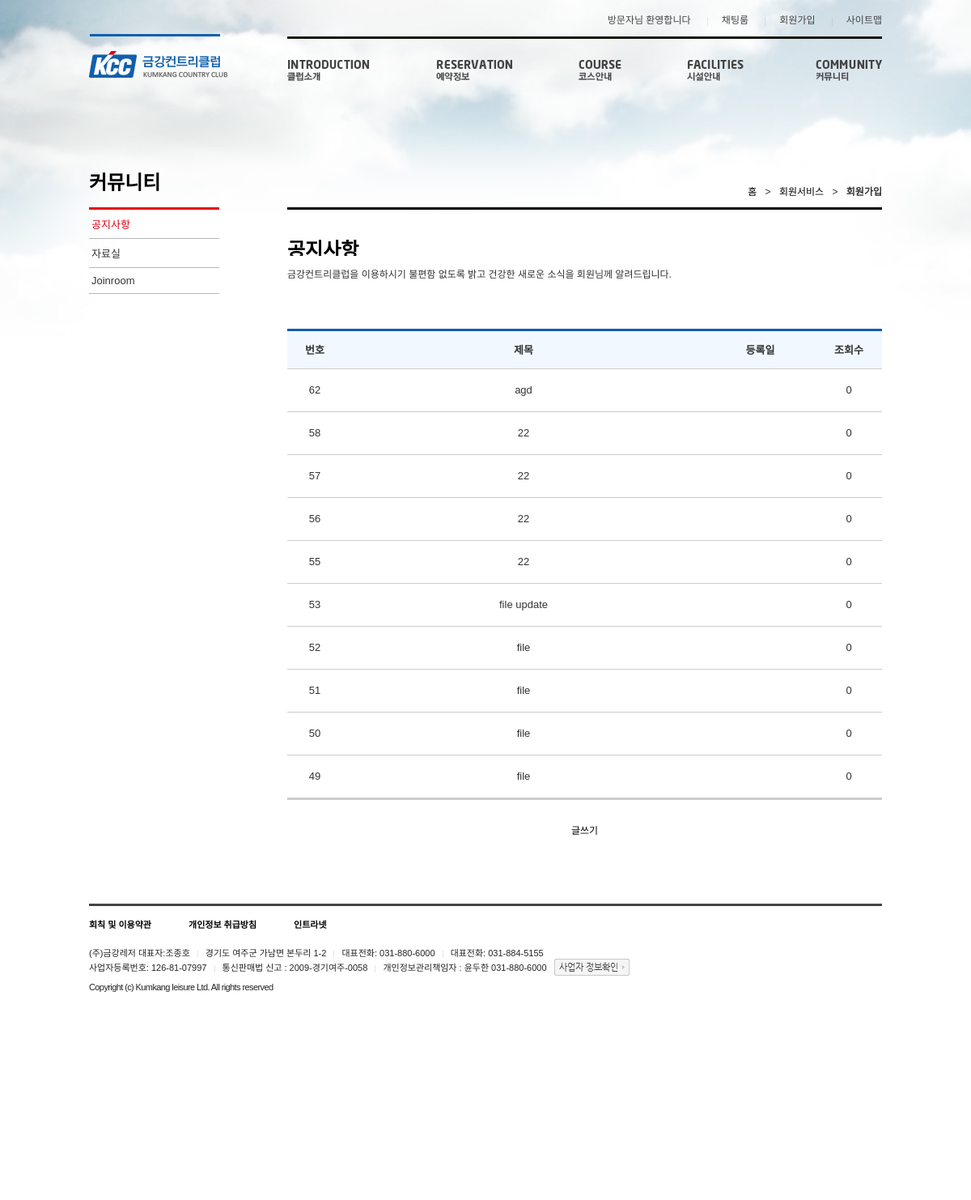
The page /sub1.php on the database its author committed.
### tables this page shows
CREATE TABLE `board` (
  `idx` int(11) NOT NULL,
  `title` varchar(20) NOT NULL,
  `name` varchar(20) NOT NULL,
  `content` varchar(200) NOT NULL,
  `date` varchar(20) NOT NULL,
  `hit` int(20) NOT NULL,
  `file` varchar(300) NOT NULL
);

### sub1.php (the view, shortened to what this page needs)
<?php
    require_once 'inc/header.php';
    include "db.php";
    $select = "select * from board ORDER BY idx DESC limit 0,10" ;
    $rs = $pdo -> query($select);
    $rs -> execute();
?>
<div id="wrap">
	<div id="container">
		<div id="content">
			<div class="sub_con">
				<div class="left_con">
					<h2 class="sp_sub lnb_title">커뮤니티</h2>
					<ul class="lnb">
					<li><a href="sub1.php" class="selected_hard">공지사항<span class="sp_sub select_ico"></span></a></li>
					<li><a href="sub1.php" >자료실<span class="sp_sub select_ico"></span></a></li>
					<li><a href="#">Joinroom<span class="sp_sub select_ico"></span></a></li>
					</ul>
				</div>
				<div class="right_con">
					<p class="pg_nav">
						<a href="#">홈</a>
						<span>&gt;</span>
						<a href="#">회원서비스</a>
						<span>&gt;</span>
						<strong>회원가입</strong>
					</p>
					<div class="join_wrap">
						<h3 class="sp_sub join_title">공지사항</h3>
						<p class="join_txt">금강컨트리클럽을 이용하시기 불편함 없도록 밝고 건강한 새로운 소식을 회원님께 알려드립니다.</p>
				                  <table class="not_tb">
					<colgroup>
					<col style="width:68px">
					<col>
					<col style="width:137px">
					<col style="width:82px">
					</colgroup>
					<thead>
							<tr>
								<th scope="col"><span class="in">번호</span></th>
								<th scope="col"><span class="in">제목</span></th>
								<th scope="col"><span class="in">등록일</span></th>
								<th scope="col"><span class="in">조회수</span></th>
							</tr>
					</thead>
					<tbody>
                       <?php
                            while($data = $rs -> fetch()) {
                        ?>
                        <tr>
							<td>
								<div class="in"><?=$data['idx']?></div>
							</td>
							<td class="con">
								<div class="in"><a href="./view.php?idx=<?=$data['idx']?>"><?=$data['title']?></a></div>
							</td>
							<td>
							</td>
							<td>
								<div class="in">
									<div class="in"><?=$data['hit']?></div>
								</div>
							</td>
                        </tr>
                        <?php
                            }
                        ?>
					</tbody>
					</table>
					</div>
					<div class="btn_wrap"><p class="write"><a href="write.php">글쓰기</a></p>
					</div>
				</div>
			</div>
		</div>
	</div>
	<div id="footer">
		<div class="f_inner">
			<p class="policy_sub">
				<a href="#">회칙 및 이용약관</a>
				<a href="#">개인정보 취급방침</a>
				<a href="#">인트라넷</a>
			</p>
			<div class="site_info">
				<p class="none_style">(주)금강레저 대표자:조종호</p>
				<p>경기도 여주군 가남면 본두리 1-2</p>
				<p>대표전화: 031-880-6000</p>
				<p>대표전화: 031-884-5155</p><br>
				<p class="none_style">사업자등록번호: 126-81-07997</p>
				<p>통신판매법 신고 : 2009-경기여주-0058</p>
				<p>개인정보관리책임자 : 윤두한 031-880-6000</p>
				<p><a href="#" class="licenseInfo sp_main">사업자 정보확인</a></p>
			</div>
			<address>Copyright (c) Kumkang leisure Ltd.  All rights reserved</address>
		</div>
	</div>
</div>
</body>
</html>

### inc/header.php (shortened to what this page needs)
<!DOCTYPE html>
<html lang="ko">
<head>
<link rel="stylesheet" type="text/css" href="css/kcc_style.css" />
<link rel="stylesheet" type="text/css" href="js/jquery/flexslider/flexslider.css" />
</head>
<body>
<div id="wrap" class="main <?=$_SERVER['REQUEST_URI'] != '/' && $_SERVER['REQUEST_URI'] != '/index.php' ? 'sub_bg' : '' ?>">
<header>
		<h1 class="logo">
			<a href="index.php" class="sp_com kcc">
			</a>
		</h1>
		<div id="site_gnb">
			<div class="gnb_wrap">
				<ul class="gnb_menu">
				<li>방문자님 환영합니다</li>
				<li><a href="#">채팅룸</a></li>
				<li><a href="join.php">회원가입</a></li>
				<li><a href="#">사이트맵</a></li>
				</ul>
			</div>
		</div>
		<div id="site_menu">
			<div class="menu_ist_wrap">
			<ul class="site_menu_lst">
			<li class="menu1">
				<a href="#" class="sp_com site_menu1">Introduction 클럽소개</a>
			</li>
			<li class="menu2">
				<a href="#" class="sp_com site_menu2">RESERVATION 예약정보</a>
			</li>
			<li class="menu3">
				<a href="#" class="sp_com site_menu3">COURCE 코스안내</a>
			</li>
			<li class="menu4">
				<a href="#" class="sp_com site_menu4">FACILITIES 시설안내</a>
			</li>
			<li class="menu5">
				<a href="#" class="sp_com site_menu5">COMMUNITY 커뮤니티</a>
			</li>
			</ul>
			</div>
		</div>
	</header>

### css/kcc_style.css (style rules this page uses)
body,div,dl,dt,dd,ul,ol,li,h1,h2,h3,h4,h5,h6,form,label,blockquote,q,fieldset,legend,textarea,p,th,td,select,textarea,button { margin:0;padding:0 }
th { font-weight: 700; }
html,body { width:100%;height:100% }
body { font-family:'나눔고딕',NanumGothic,nanumG,'돋움',dotum,tahoma,sans-serif;font-size:12px;color:#000 }
h1,h2,h3,h4,h5,h6,strong,b,th { font-size:12px;font-weight:700 }
dl,ul,ol,menu,li { list-style:none }
address,caption,em { font-style:normal }
a { color:#000;text-decoration:none;cursor:pointer }
table { border:0;border-collapse:collapse;border-spacing:0;table-layout:fixed }
p { color:#333 }
.sp_com { display:block;height:26px;background:url(../img/sp_common.png) no-repeat;text-indent:-9999px }
.sp_main { display:block;overflow:hidden;background:url(../img/sp_main.png) no-repeat;text-indent:-9999px }
.sp_sub { display:inline-block;overflow:hidden; }
.main { background:url(../img/bg_main.jpg) no-repeat 50% 0 }
.sub_bg { background:url(../img/bg_sub.jpg) no-repeat 50% 0 }
header, #content, .f_inner { width:980px;margin:0 auto }
header { height:256px }
#content { position:relative }
.logo { float:left;padding-top:42px }
.kcc { width:171px;height:54px;background-position:0 0 }
#site_gnb { margin-left:25%; padding-top:15px; text-align:right }
.gnb_menu li { display:inline;padding:0 17px 0 18px;background:url(../img/bg_bar.png) no-repeat 0 3px;color:#444 }
.gnb_menu li:first-child { background:none }
.gnb_menu li:last-child { padding-right:0;*padding-right:0 }
.gnb_menu li a { color:#444 }
#site_menu { margin-top:13px;margin-left:25%;border-top:3px solid #12140b }
.site_menu_lst { padding-top:26px }
.site_menu_lst li { float:left }
.menu1 { width:184px }
.menu2 { width:176px }
.menu3 { width:134px }
.menu4 { width:159px }
.menu5 { width:82px }
.site_menu1 { width:101px;background-position:0 -60px }
.site_menu2 { width:94px;background-position:-105px -60px }
.site_menu3 { width:53px;background-position:-205px -60px }
.site_menu4 { width:70px;background-position:-270px -60px }
.site_menu5 { width:82px;background-position:-350px -60px }
.f_inner { padding:83px 0 257px;font-size:11px }
.policy_sub { padding-top:14px;border-top:3px solid #444 }
.policy a,.policy_sub a { padding-left:43px;color:#000;font-weight:bold }
.policy a:first-child,.policy_sub a:first-child { padding-left:0 }
.site_info { margin-top:19px }
.site_info:after { display:block;clear:both;content:"" }
.site_info p { display:inline;padding:0 6px 0 10px;background:url(../img/bg_bar.png) no-repeat 0 3px;line-height:18px;color:#232426 }
.site_info p.none_style { padding-left:0;background:none }
.site_info p:last-child { padding-right:0;background:none }
.licenseInfo { display:inline-block;width:93px;height:21px;margin:-3px 0 0 -10px;background-position:-419px 0;vertical-align:middle;text-indent:-9999px }
address { margin-top:8px;color:#232426;letter-spacing:-0.6px }
.sub_con { position:relative;width:100% }
.left_con { float:left;width:161px;border-top:3px solid #e60012 }
.right_con { margin-left:25%;border-top:3px solid #000 }
.lnb_title { position:absolute;top:-50px;left:0;width:162px;height:34px;background-position:0 0; font-size: 2em; font-weight: bold; }
.lnb li { border-bottom:1px solid #b7b7b7 }
.lnb li a { display:block;position:relative;padding:8px 3px 8px;color:#333;font-size:13px }
.lnb li a.selected,.lnb li a.selected_hard { color:#e60012 }
.lnb li a .select_ico { display:none }
.lnb li a.selected .select_ico, .lnb li a.selected_hard .select_ico { display:inline-block;position:absolute;top:11px;right:9px;width:6px;height:9px;background-position:-130px -40px }
.pg_nav { position:absolute;top:-29px;right:0 }
.pg_nav > span { padding:0 7px }
.join_wrap { margin-top: 30px; width: 100%; }
.join_title { width:100px;height:27px;background-position:0 -40px; margin-bottom: 10px; font-size: 2em; }
.btn_wrap { margin-top:28px; text-align:center; }
.not_tb { width: 100%; margin-top: 30px; border-top: 3px solid #115fad; border-bottom: 3px solid #ccc; table-layout: fixed; }
.not_tb th { padding: 13px 0 14px; background: #f2f8ff; }
.not_tb .in, .not_tb .in a { font-size: 13px; color: #333; }
.not_tb td { padding: 18px 0 19px; border-top:1px solid #ccc; text-align: center; }
.join_txt { padding-bottom:30px; }

### rows shown on the page
board: idx "62", title "agd", hit "0"
board: idx "58", title "22", hit "0"
board: idx "57", title "22", hit "0"
board: idx "56", title "22", hit "0"
board: idx "55", title "22", hit "0"
board: idx "53", title "file update", hit "0"
board: idx "52", title "file", hit "0"
board: idx "51", title "file", hit "0"
board: idx "50", title "file", hit "0"
board: idx "49", title "file", hit "0"
